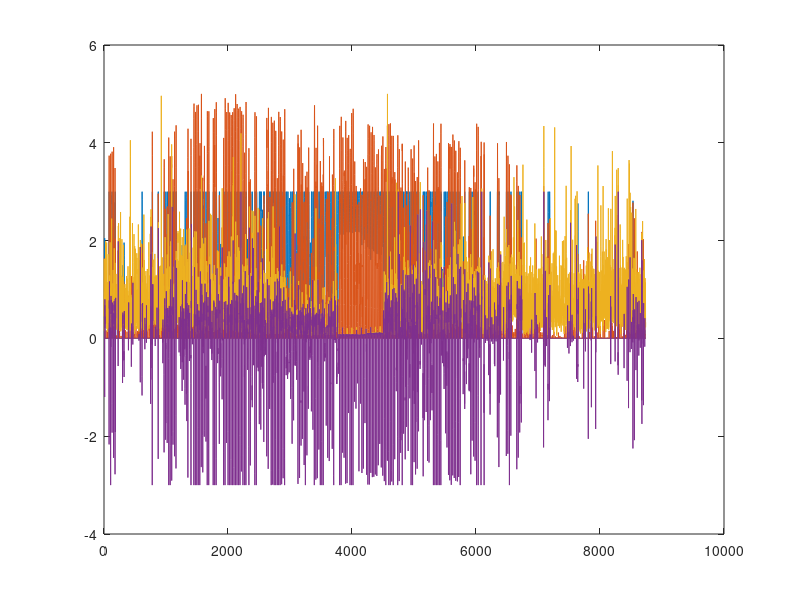

MATLAB code for this plot:
%Simple scheduling
clc
clear
close all;

Inv_PriceB=100;             % Investment cost of battery ($/kWh)
PL_max  = 5;                      % Maximum of load demand during a year
Ppv_max = 5;                      % Maximum of PV generation during a year
PB_max  = 3;                    %%%%????? what is pb max?
% Day_Price=0.039251;             % Daily electricity price ($/kWh)
% Night_Price=0.025989;           % Nightly electricity price ($/kWh)
Day_Price               = 0.3239;              % Day   electricity price (Euro/kWh).
Night_Price             = 0.2528;              % Night electricity price (Euro/kWh).
T1=8;                           % Start hour of daily price
T2=23;                          % Last hour of daily price
Price=[ones(1,T1-1)*Night_Price ones(1,T2-T1+1)*Day_Price ones(1,24-T2)*Night_Price];
COST1=[];                       % Matrix for saving yearly operational cost of system considering PV for each battery capacity
COST2=[];                       % Matrix for saving yearly operational cost of system considering battery and PV for each battery capacity
COST3=[];                       % Matrix for saving yearly operational cost of system without battery and PV for each battery capacity
INV_Cost=[];                    % Matrix for saving investment cost of system for each battery capacity
Counter=0;                      
for CapB=3    %% this is not a for loop            % Runin the system for different battery capacity with the step of 0.1
    Counter=Counter+1;          % This is the index of matrices for each battery capacity. If CapB=0:0.1:15, the counter is varied from 1 to 151 to change rows of matrices.
    SOC_min=0;                  % Minimum of State of Charge in Battery
    SOC_max=CapB;               % Maximum of State of Charge in Battery
    CH_C_rate=0;                % The rate at which a battery is being charged or discharged (1/h)
    DCH_C_rate=0;               % Charging and Discharging is same. They can be different.
    Cost1=0;                    % Matrix for summing daily operational cost of system considering PV at each battery capacity
    Cost2=0;                    % Matrix for summing daily operational cost of system considering battery and PV at each battery capacity
    Cost3=0;                    % Matrix for summing daily operational cost of system without battery and PV at each battery capacity
    Memory=SOC_min;             % It is assumed that the battery has the minimum state of charge at the begining of the project. It cannot affect abviously on the results.
    for k=0:363                 % Starting calculating different defined costs of system for each day
        
        load('PL_Ppv')          % Load PV and load demand data
        PL=PL_max/max(PL)*PL(1+24*k:24+24*k);% Normalize and adjust peak of load demand to PL_max at the understudy day
        Ppv=Ppv_max/max(Ppv)*Ppv(1+24*k:24+24*k);% Normalize and adjust peak of generated PV to Ppv_max at the understudy day
       
        My_GRID_without_B=PL-Ppv;           % Returns 1x24 vector which positive value means that load demand is higher than generated PV and negative value is vice versa.
                                % In other words, negative means that extra generation of PV should be stored and positive means that should be met by battery or grid.
      
% Scheduling the system for the first hour
      if My_GRID_without_B(1)>0    
                if Memory>SOC_min   %Discharge  
                PB (Counter,k+1,1) = min(PB_max,My_GRID_without_B(1));
                SOC(Counter,k+1,1) = max(SOC_min, Memory -PB(Counter,k+1,1));
                My_GRID_with_B(1)  = My_GRID_without_B(1)-PB(Counter,k+1,1);
                else
                PB(Counter,k+1,1) = 0;
                SOC(Counter,k+1,1)= SOC_min;
                My_GRID_with_B(1) = My_GRID_without_B(1);
                end
      else              %Charge
                if Memory < SOC_max
                PB(Counter,k+1,1) = max(-PB_max,My_GRID_without_B(1));
                SOC(Counter,k+1,1)= min(SOC_max, Memory-PB(Counter,k+1,1));
                My_GRID_with_B(1) = My_GRID_without_B(1)-PB(Counter,k+1,1);
                My_GRID_with_B(1) = max(0,My_GRID_with_B(1));
                else
                PB(Counter,k+1,1)=0;
                SOC(Counter,k+1,1)=SOC_max;
                My_GRID_with_B(1)=0;
                end
      end
      My_GRID_without_B(1)=max(0,My_GRID_without_B(1));     
      Cost1=Night_Price*PL(1)+Cost1;
      Cost2=Cost2+Night_Price*My_GRID_without_B(1);
      Cost3=Cost3+Night_Price*My_GRID_with_B(1);
                              
% Scheduling the system for catching all the sun!                                              
     for I=2:T2+1
            if My_GRID_without_B(I)>0    %Discharge
                if SOC(Counter,k+1,I-1)>SOC_min
                PB(Counter,k+1,I)=min(PB_max,My_GRID_without_B(I));
                SOC(Counter,k+1,I)=max(SOC_min, SOC(Counter,k+1,I-1)-PB(Counter,k+1,I));
                My_GRID_with_B(I)=My_GRID_without_B(I)-PB(Counter,k+1,I);
                else
                PB(Counter,k+1,I)=0;
                SOC(Counter,k+1,I)=SOC_min;
                My_GRID_with_B(I)=My_GRID_without_B(I);
                end
            else              %Charge
                if SOC(Counter,k+1,I-1)<SOC_max
                PB(Counter,k+1,I)=max(-PB_max,My_GRID_without_B(I));
                SOC(Counter,k+1,I)=min(SOC_max, SOC(Counter,k+1,I-1)-PB(Counter,k+1,I));
                My_GRID_with_B(I)=My_GRID_without_B(I)-PB(Counter,k+1,I);
                My_GRID_with_B(I)=max(0,My_GRID_with_B(I));
                else
                PB(Counter,k+1,I)=0;
                SOC(Counter,k+1,I)=SOC_max;
                My_GRID_with_B(I)=0;
                end
            end
     
      My_GRID_without_B(I)=max(0,My_GRID_without_B(I));                 
      if (I>T1-1)
      Cost1=Day_Price*PL(1)+Cost1;
      Cost2=Cost2+Day_Price*My_GRID_without_B(1);
      Cost3=Cost3+Day_Price*My_GRID_with_B(1);
      else 
      Cost1=Night_Price*PL(I)+Cost1;
      Cost2=Cost2+Night_Price*My_GRID_without_B(I);
      Cost3=Cost3+Night_Price*My_GRID_with_B(I);
      end 
     end
 
% Store SOC of last hour to use at the begining hour of next day
       Memory=SOC(Counter,k+1,24);
       


    end
    COST1=[COST1;Cost1];   %%??  how we store every day cost outside of the for loop ???
    COST2=[COST2;Cost2];
    COST3=[COST3;Cost3];
    INV_Cost=[INV_Cost;((Inv_PriceB*CapB)+1000*Ppv_max)];
end
%figure;plot(0:0.1:15,INV_Cost./(COST1-COST3))
%figure;plot(0:0.1:15,INV_Cost./(COST3-COST2))
[a b]=min(INV_Cost./(COST1-COST3));  
PBplot=squeeze(PB(b,:,:))';
%figure;plot(PBplot(:)) %hossein
SOCplot=squeeze(SOC(b,:,:))';
figure;plot(SOCplot(:))
load('PL_Ppv')          % Load PV and load demand data
PL=PL_max/max(PL)*PL;% Normalize and adjust peak of load demand to PL_max at the understudy day
Ppv=Ppv_max/max(Ppv)*Ppv;
hold on;
%figure;
plot(Ppv)
%figure;
plot(PL)
PBplot=squeeze(PB(b,:,:))';
%figure;
plot(PBplot(:))